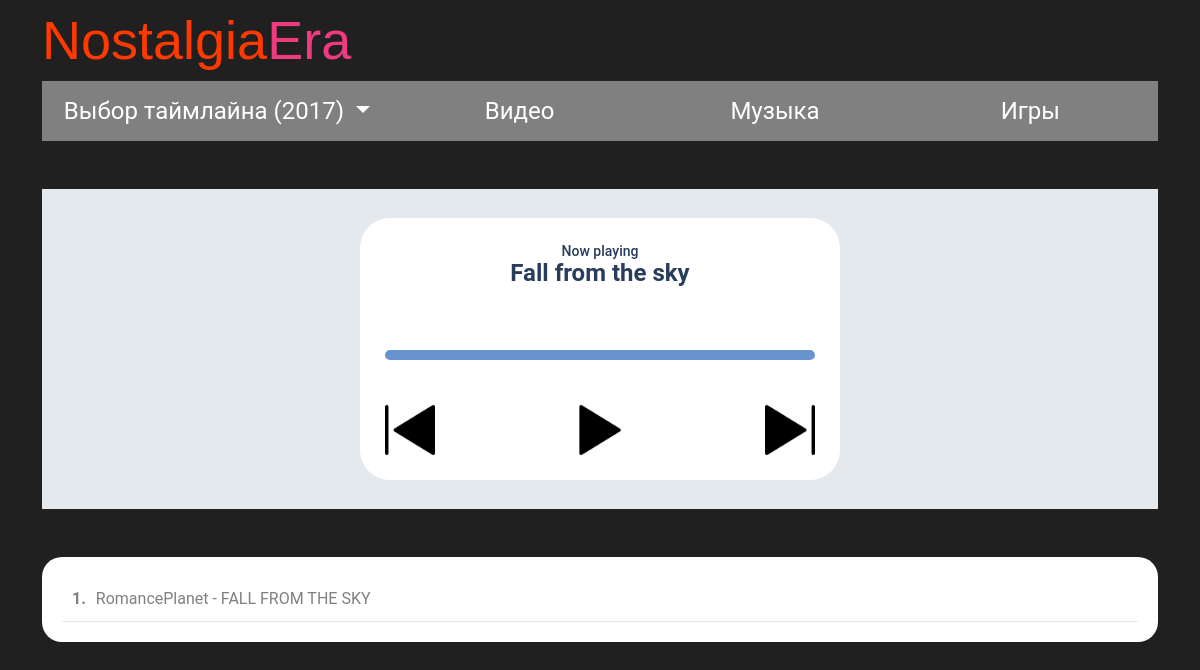
Page /music/2007/ on the earlier database version.
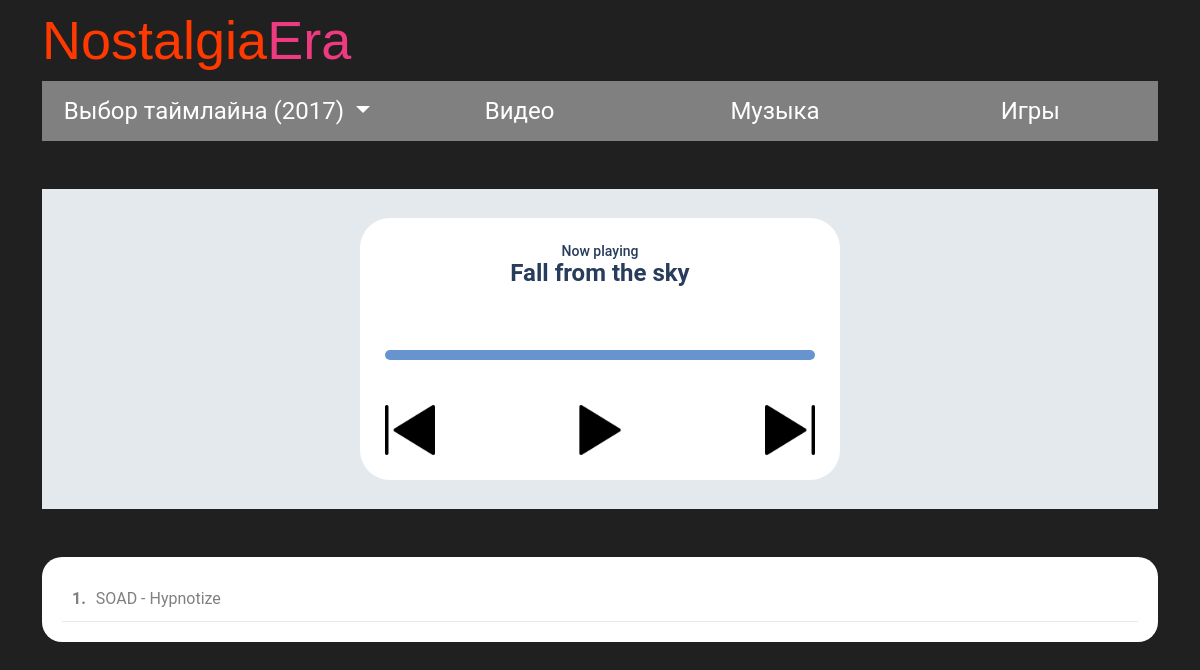
Same page on the later database version.
### music/models.py (models this page shows, shortened)
class Track(models.Model):
    year = models.ForeignKey(YearFilter, related_name='products', on_delete=models.CASCADE, null=True)
    title = models.CharField(max_length=255)
    file = models.FileField(upload_to='tracks/')  # путь к аудиофайлу
    order = models.PositiveIntegerField(default=0, blank=True)  # порядок воспроизведения, если нужно
    class Meta:
        verbose_name = 'Добавление музыки'

### music/views.py (the view)
# urls.py: path('', music_list, name='musics_index'),
def music_list(request, year_slug=None):
    if not year_slug:
        year_slug = getattr(request, 'global_year_slug', '2017')
    year = get_object_or_404(YearFilter, slug=year_slug)
    musics = Track.objects.filter(year=year)
    return render(request, "music/index.html", {
        "musics": musics,
        'year': year,
        'selected_year': year_slug  # для совместимости
    })

### mysite/context_processors.py (called while the page is built)
def global_year_filter(request):
    return {
        'global_year': getattr(request, 'global_year', '2017'),
        'global_year_slug': getattr(request, 'global_year_slug', '2017'),
        'available_years': [
            {'value': '2017', 'name': '2017'},
            {'value': '2007', 'name': '2007'},
            {'value': '1997', 'name': '1997'},
        ]
    }

### music/templates/music/index.html (shortened to what this page needs)
{% extends 'layouts/base.html' %}
{% load static %}
{% block content %}
<div class="container">
    <div class="row">
        <div class="col col-xl-12 mt-5">
            <div class="wrapper">
                <div class="player" data-year="{{ year.slug }}">
                    <div class="title">Now playing</div>
                    <div class="song">Fall from the sky</div>
                    <div class="progress_container">
                    </div>
                    <div class="buttons-player">
                        <div class="btn-prev"> <img class="btn-player" src='{% static "icons/prev.png" %}' alt="prevpng"></div>
                        <div class="btn-play"><img class="btn-player img_src" src='{% static "icons/play.png" %}' alt="playpng"></div>
                        <div class="btn-next"><img class="btn-player" src='{% static "icons/next.png" %}' alt="nextpng"></div>
                    </div>
                </div>
            </div>
        </div>
    </div>
</div>
<div class="container">
    <div class="row">
        <div class="col col-xl-12 mt-5">
            <div class="track-list">
                {% for music in musics %}
                    <div class="track-item" data-index="{{ forloop.counter0 }}">
                        <span class="track-number"> {{ forloop.counter }}.</span>
                        <span class="track-title">{{ music.title }}</span>
                    </div>
                {% endfor %}
            </div>
        </div>
    </div>
</div>
{% endblock %}

Differences in the rows shown:
removed Track: title "RomancePlanet - FALL FROM THE SKY"
added Track: title "SOAD - Hypnotize"
